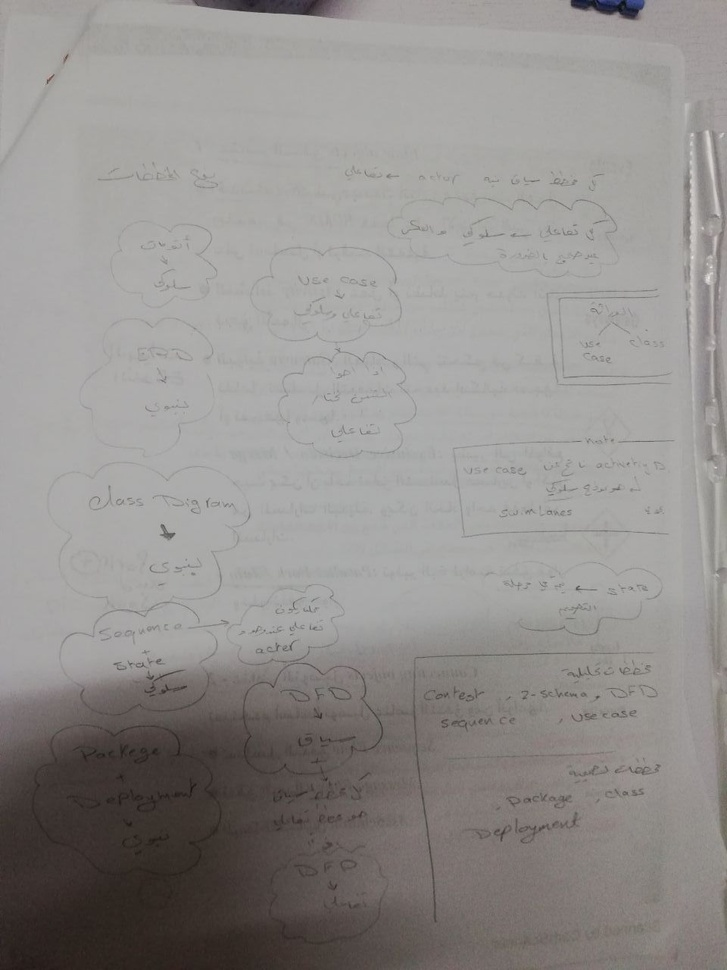
#> input picture Text Images Readable/1.jpg, 727 x 970 px, shrunk from 960 x 1280 before the run, found by its file name
$ python TextImagesReadable.py
#> lines starting #> are read from the running program, lines starting #| are printed output that depends on the picture; after the words box and inside, x2 and y2 are one past the last pixel; in counts of white or black regions, pixels touching at a corner belong together
import cv2

img = cv2.imread('/Users/maryammaksour/Desktop/ComputerVision/Text Images Readable/1.jpg')
#> img is the input picture: shape (970, 727, 3); mean B, G, R 141.5, 143.6, 146.6

# convert img to gray scalle
img = cv2.cvtColor(img, cv2.COLOR_RGB2GRAY)
#> img: shape (970, 727)

#                               threshold, max color, algorithm
ret, result = cv2.threshold( img, 105, 255, cv2.THRESH_BINARY)
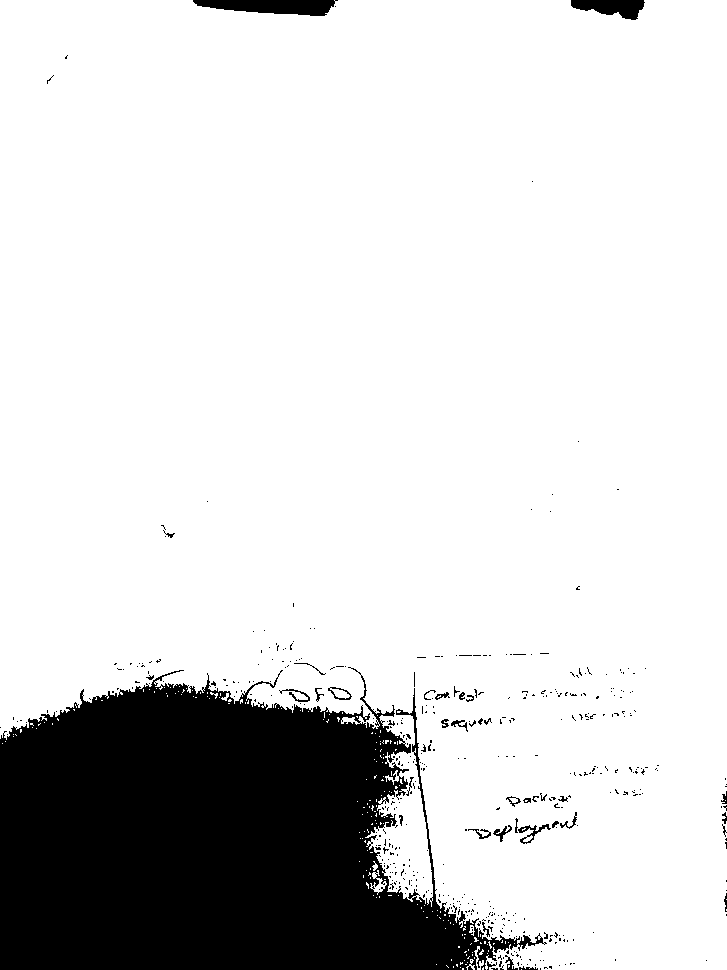
#> result: shape (970, 727); 83.6% white; 476 black regions (439 under 20 px), largest, box (x1, y1, x2, y2) and area: (0, 667, 547, 970) 109787, (193, 0, 338, 16) 1656, (571, 0, 645, 20) 957
# evry color under threshold c = 0 else c = 1
'''
with binary threshold algorithem we can not use only one threshold
for all image SO we need mor dynamic algorithem for that
'''
#                                         choce the threshold in dynamic way,          , block size (odd), const
adaptive = cv2.adaptiveThreshold(img, 255, cv2.ADAPTIVE_THRESH_GAUSSIAN_C,  cv2.THRESH_BINARY, 51, 8)
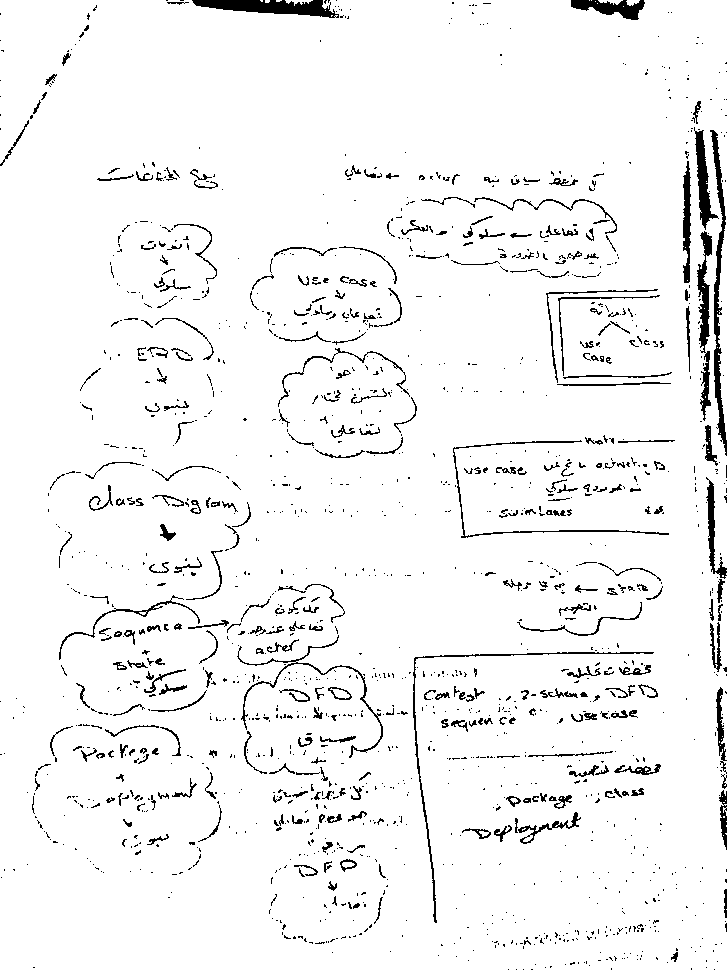
#> adaptive: shape (970, 727); 95.2% white; 1604 black regions (1269 under 20 px), largest, box (x1, y1, x2, y2) and area: (710, 130, 727, 456) 1577, (192, 0, 339, 18) 1538, (697, 231, 712, 421) 1207


cv2.imshow("Image", img)
cv2.imshow("adaptive", adaptive)

cv2.waitKey(0)
cv2.destroyAllWindows()
